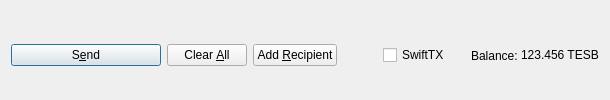
         <widget class="QFrame" name="frame_Send">
          <layout class="QHBoxLayout" name="horizontalLayout">
           <property name="bottomMargin">
            <number>0</number>
           </property>
           <item>
            <widget class="QPushButton" name="sendButton">
             <property name="minimumSize">
              <size>
               <width>150</width>
               <height>0</height>
              </size>
             </property>
             <property name="toolTip">
              <string>Confirm the send action</string>
             </property>
             <property name="text">
              <string>S&amp;end</string>
             </property>
             <property name="icon">
              <iconset resource="../teshub.qrc">
               <normaloff>:/icons/send</normaloff>:/icons/send</iconset>
             </property>
             <property name="autoDefault">
              <bool>false</bool>
             </property>
             <property name="default">
              <bool>true</bool>
             </property>
            </widget>
           </item>
           <item>
            <widget class="QPushButton" name="clearButton">
             <property name="sizePolicy">
              <sizepolicy hsizetype="Minimum" vsizetype="Fixed">
               <horstretch>0</horstretch>
               <verstretch>0</verstretch>
              </sizepolicy>
             </property>
             <property name="toolTip">
              <string>Clear all fields of the form.</string>
             </property>
             <property name="text">
              <string>Clear &amp;All</string>
             </property>
             <property name="icon">
              <iconset resource="../teshub.qrc">
               <normaloff>:/icons/remove</normaloff>:/icons/remove</iconset>
             </property>
             <property name="autoDefault">
              <bool>false</bool>
             </property>
            </widget>
           </item>
           <item>
            <widget class="QPushButton" name="addButton">
             <property name="toolTip">
              <string>Send to multiple recipients at once</string>
             </property>
             <property name="text">
              <string>Add &amp;Recipient</string>
             </property>
             <property name="icon">
              <iconset resource="../teshub.qrc">
               <normaloff>:/icons/add</normaloff>:/icons/add</iconset>
             </property>
             <property name="autoDefault">
              <bool>false</bool>
             </property>
            </widget>
           </item>
           <item>
            <spacer name="horizontalSpacer">
             <property name="orientation">
              <enum>Qt::Horizontal</enum>
             </property>
             <property name="sizeHint" stdset="0">
              <size>
               <width>40</width>
               <height>20</height>
              </size>
             </property>
            </spacer>
           </item>
           <item>
            <layout class="QHBoxLayout" name="horizontalLayout_2">
             <property name="spacing">
              <number>3</number>
             </property>
             <item>
              <widget class="QCheckBox" name="checkSwiftTX">
               <property name="enabled">
                <bool>true</bool>
               </property>
               <property name="minimumSize">
                <size>
                 <width>85</width>
                 <height>0</height>
                </size>
               </property>
               <property name="text">
                <string>SwiftTX</string>
               </property>
              </widget>
             </item>
             <item>
              <widget class="QLabel" name="label">
               <property name="text">
                <string>Balance:</string>
               </property>
              </widget>
             </item>
             <item>
              <widget class="QLabel" name="labelBalance">
               <property name="sizePolicy">
                <sizepolicy hsizetype="Preferred" vsizetype="Fixed">
                 <horstretch>0</horstretch>
                 <verstretch>0</verstretch>
                </sizepolicy>
               </property>
               <property name="cursor">
                <cursorShape>IBeamCursor</cursorShape>
               </property>
               <property name="text">
                <string notr="true">123.456 TESB</string>
               </property>
               <property name="textInteractionFlags">
                <set>Qt::LinksAccessibleByMouse|Qt::TextSelectableByKeyboard|Qt::TextSelectableByMouse</set>
               </property>
              </widget>
             </item>
            </layout>
           </item>
          </layout>
         </widget>
